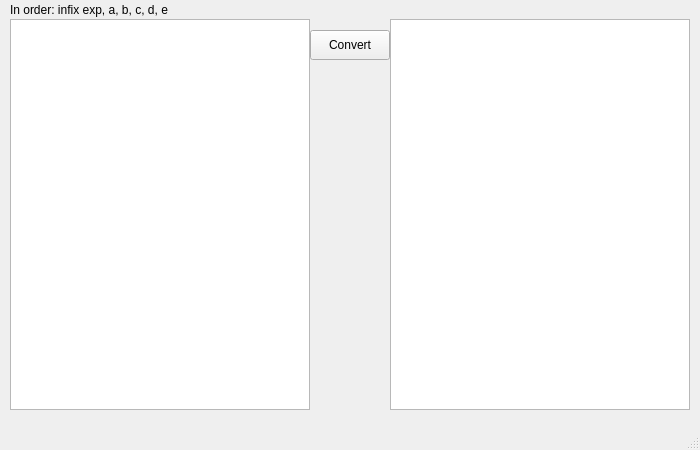
<?xml version="1.0" encoding="UTF-8"?>
<ui version="4.0">
 <class>MainWindow</class>
 <widget class="QMainWindow" name="MainWindow">
  <property name="geometry">
   <rect>
    <x>0</x>
    <y>0</y>
    <width>700</width>
    <height>450</height>
   </rect>
  </property>
  <property name="windowTitle">
   <string>MainWindow</string>
  </property>
  <widget class="QWidget" name="centralwidget">
   <widget class="QPushButton" name="pushButton">
    <property name="geometry">
     <rect>
      <x>310</x>
      <y>30</y>
      <width>80</width>
      <height>30</height>
     </rect>
    </property>
    <property name="text">
     <string>Convert</string>
    </property>
   </widget>
   <widget class="QTextEdit" name="textEdit">
    <property name="geometry">
     <rect>
      <x>10</x>
      <y>19</y>
      <width>300</width>
      <height>391</height>
     </rect>
    </property>
   </widget>
   <widget class="QTextEdit" name="textEdit_2">
    <property name="geometry">
     <rect>
      <x>390</x>
      <y>19</y>
      <width>300</width>
      <height>391</height>
     </rect>
    </property>
   </widget>
   <widget class="QLabel" name="label">
    <property name="geometry">
     <rect>
      <x>10</x>
      <y>0</y>
      <width>301</width>
      <height>20</height>
     </rect>
    </property>
    <property name="text">
     <string>In order: infix exp, a, b, c, d, e</string>
    </property>
   </widget>
  </widget>
  <widget class="QMenuBar" name="menubar">
   <property name="geometry">
    <rect>
     <x>0</x>
     <y>0</y>
     <width>700</width>
     <height>25</height>
    </rect>
   </property>
  </widget>
  <widget class="QStatusBar" name="statusbar"/>
 </widget>
 <resources/>
 <connections/>
</ui>
